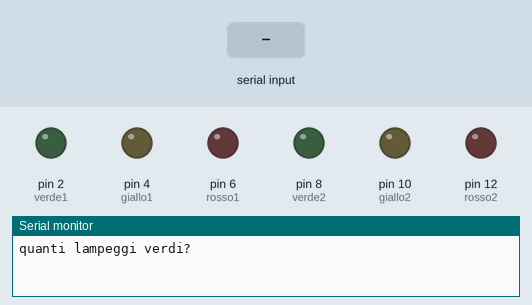
The sketch below on a simulated Arduino Uno, built with avr-gcc and run on an emulated ATmega328P. Parts: output pins drawn as LEDs (lit = HIGH), the last lines printed to the serial monitor. Dashed ring = blinking. The inputs (shaded band) are chosen by the test bench.

Above: at 0.9 s.
1.0 s: "90,45,200\n" received over Serial
3.5 s: "30,150,10\n" received over Serial
6.0 s: "90,45\n" received over Serial
8.5 s: "30,150\n" received over Serial
At 9.97 s:
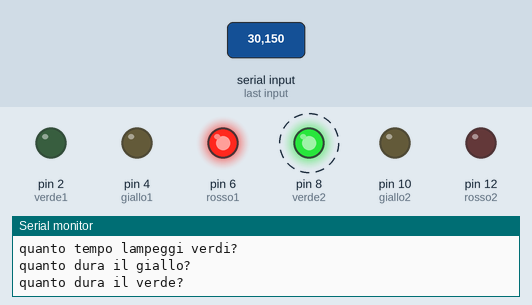
At 15.2 s:
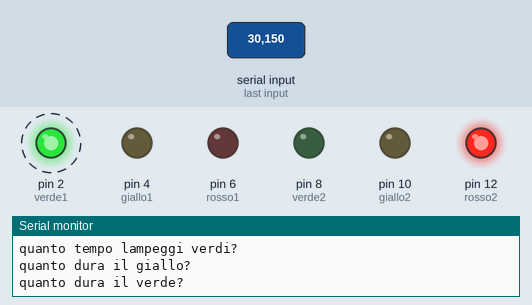
Timing chart, 0 to 16.5 s (numbered marks = the images above; inputs shaded):
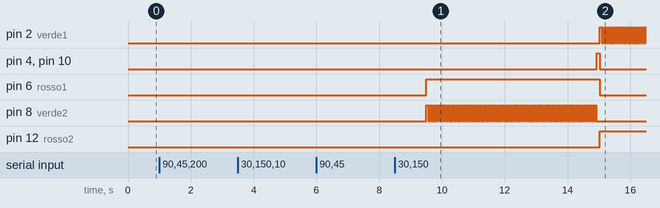

The sketch:

SEMAFORO.ino
```cpp
int rosso1 =  6;
int giallo1 = 4 ;
int verde1= 2 ;
int rosso2 = 12 ;
int giallo2= 10 ;
int verde2= 8 ;
int numLampeggi ;
int DurataGiallo;
int DurataRosso;
int DurataVerde;
int tempoLampeggi;
void setup()
{
  // put your setup code here, to run once:
  pinMode (rosso1, OUTPUT);
  pinMode (giallo1, OUTPUT);
  pinMode (verde1,OUTPUT);
  pinMode (rosso2, OUTPUT);
  pinMode (giallo2, OUTPUT);
  pinMode (verde2,OUTPUT);
  Serial.begin(9600);
  richiestaValoriLampeggi();
  richiestaValoritempoLampeggi();
  richiestaDuaratagiallo();
  richiestaDuarataVerde();


}

void loop()
{
  // put your main code here, to run repeatedly:
digitalWrite(rosso1,HIGH);
digitalWrite(verde2,HIGH);
delay(DurataVerde);
LampeggioVerde2();
digitalWrite(giallo1,HIGH);
digitalWrite(giallo2 , HIGH);
delay(DurataGiallo);
digitalWrite(rosso1,LOW);
digitalWrite(giallo1,LOW);
digitalWrite(giallo2,LOW);
digitalWrite(rosso2,HIGH);
digitalWrite(verde1,HIGH);
delay(DurataVerde);
LampeggioVerde1();
digitalWrite(giallo1,HIGH);
digitalWrite(giallo2,HIGH);
delay(DurataGiallo);
digitalWrite(giallo1,LOW);
digitalWrite(giallo2,LOW);
digitalWrite(rosso2,LOW);
}

void richiestaValoriLampeggi()
{
  Serial.println ( "quanti lampeggi verdi?");
  while ( Serial.available() == 0)   {};
  numLampeggi  = Serial.readString().toInt();
}


void richiestaValoritempoLampeggi()
{
  Serial.println ( "quanto tempo lampeggi verdi?");
  while ( Serial.available() == 0)   {};
  tempoLampeggi  = Serial.readString().toInt();
}


void richiestaDuaratagiallo()
{
  Serial.println ( "quanto dura il giallo?");
  while ( Serial.available() == 0)   {};
  DurataGiallo = Serial.readString().toInt();
}


void richiestaDuarataVerde()
{
  Serial.println ( "quanto dura il verde?");
  while ( Serial.available() == 0)   {};
  DurataVerde  = Serial.readString().toInt();
}


void LampeggioVerde1(){
  for (int i = 0; i<numLampeggi; i++)
  {
  digitalWrite(verde1,HIGH);
  delay(tempoLampeggi);
  digitalWrite(verde1,LOW);
  delay(tempoLampeggi);
  }
}


void LampeggioVerde2(){
  for (int i = 0; i< numLampeggi; i++)
  {
  digitalWrite(verde2,HIGH);
  delay(tempoLampeggi);
  digitalWrite(verde2,LOW);
  delay(tempoLampeggi);
  }

}
```

Measured:
- after the input at 8.5 s, pin 2 (verde1): alternates HIGH for 0.03 s and LOW for 0.03 s, starting after 6.5 s; pin 4 (giallo1): LOW → HIGH after 6.4 s, → LOW 0.09 s later
